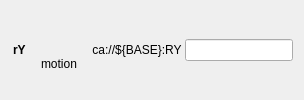
       <widget class="QWidget" name="tweak_widget_5" native="true">
        <layout class="QHBoxLayout" name="tweak_layout_5" stretch="0,0,0,0">
         <property name="spacing">
          <number>3</number>
         </property>
         <property name="topMargin">
          <number>1</number>
         </property>
         <property name="bottomMargin">
          <number>1</number>
         </property>
         <item>
          <widget class="PyDMLabel" name="PyDMLabel_5">
           <property name="font">
            <font>
             <weight>75</weight>
             <bold>true</bold>
            </font>
           </property>
           <property name="toolTip">
            <string/>
           </property>
           <property name="text">
            <string>rY</string>
           </property>
           <property name="indent">
            <number>2</number>
           </property>
          </widget>
         </item>
         <item>
          <layout class="QVBoxLayout" name="moving_indicator_layout_5">
           <property name="topMargin">
            <number>0</number>
           </property>
           <item alignment="Qt::AlignHCenter">
            <widget class="PyDMByteIndicator" name="moving_indicator_5">
             <property name="sizePolicy">
              <sizepolicy hsizetype="Preferred" vsizetype="Preferred">
               <horstretch>0</horstretch>
               <verstretch>0</verstretch>
              </sizepolicy>
             </property>
             <property name="minimumSize">
              <size>
               <width>25</width>
               <height>25</height>
              </size>
             </property>
             <property name="maximumSize">
              <size>
               <width>25</width>
               <height>25</height>
              </size>
             </property>
             <property name="toolTip">
              <string/>
             </property>
             <property name="whatsThis">
              <string>
    Widget for graphical representation of bits from an integer number
    with support for Channels and more from PyDM

    Parameters
    ----------
    parent : QWidget
        The parent widget for the Label
    init_channel : str, optional
        The channel to be used by the widget.
    </string>
             </property>
             <property name="alarmSensitiveContent" stdset="0">
              <bool>false</bool>
             </property>
             <property name="channel" stdset="0">
              <string>ca://${BASE}:MOVING</string>
             </property>
             <property name="onColor" stdset="0">
              <color>
               <red>20</red>
               <green>100</green>
               <blue>239</blue>
              </color>
             </property>
             <property name="offColor" stdset="0">
              <color>
               <red>60</red>
               <green>60</green>
               <blue>60</blue>
              </color>
             </property>
             <property name="showLabels" stdset="0">
              <bool>false</bool>
             </property>
             <property name="circles" stdset="0">
              <bool>true</bool>
             </property>
            </widget>
           </item>
           <item alignment="Qt::AlignHCenter">
            <widget class="QLabel" name="moving_indicator_label_5">
             <property name="minimumSize">
              <size>
               <width>60</width>
               <height>0</height>
              </size>
             </property>
             <property name="text">
              <string>motion</string>
             </property>
             <property name="alignment">
              <set>Qt::AlignCenter</set>
             </property>
             <property name="wordWrap">
              <bool>true</bool>
             </property>
            </widget>
           </item>
          </layout>
         </item>
         <item>
          <widget class="PyDMLabel" name="user_readback_5">
           <property name="sizePolicy">
            <sizepolicy hsizetype="Expanding" vsizetype="Fixed">
             <horstretch>0</horstretch>
             <verstretch>0</verstretch>
            </sizepolicy>
           </property>
           <property name="minimumSize">
            <size>
             <width>0</width>
             <height>25</height>
            </size>
           </property>
           <property name="toolTip">
            <string/>
           </property>
           <property name="whatsThis">
            <string/>
           </property>
           <property name="styleSheet">
            <string notr="true"/>
           </property>
           <property name="text">
            <string>ca://${BASE}:RY</string>
           </property>
           <property name="alignment">
            <set>Qt::AlignCenter</set>
           </property>
           <property name="showUnits" stdset="0">
            <bool>true</bool>
           </property>
           <property name="channel" stdset="0">
            <string>ca://${BASE}:RY</string>
           </property>
          </widget>
         </item>
         <item>
          <widget class="PyDMLineEdit" name="PyDMLineEdit_5">
           <property name="toolTip">
            <string/>
           </property>
           <property name="channel" stdset="0">
            <string>ca://${BASE}:RY</string>
           </property>
          </widget>
         </item>
        </layout>
       </widget>
